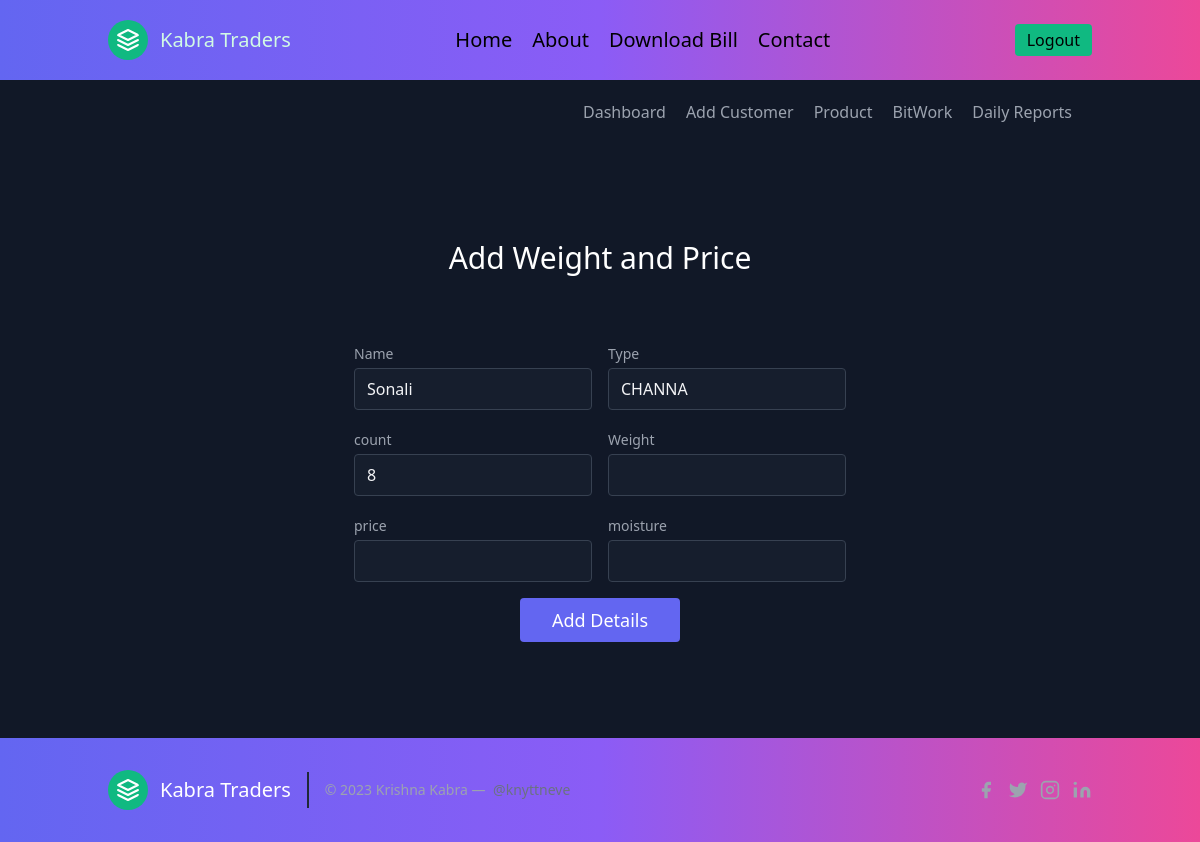
Page /weightprice/1 (signed in) on the committed database.
### app.py (models this page shows)
class customer(db.Model):
    sno = db.Column(db.Integer, primary_key=True)
    name = db.Column(db.String(80), unique=False, nullable=False)
    gaav = db.Column(db.String(80), unique=False, nullable=False)
    ptype = db.Column(db.String(80), unique=False, nullable=False)
    count = db.Column(db.Integer, unique=False, nullable=False)
    dname = db.Column(db.String(80), unique=False, nullable=False)
    phone = db.Column(db.String(12), unique=False, nullable=True)
    rate = db.Column(db.Integer, unique=False, nullable=True)
    total = db.Column(db.Integer, unique=False, nullable=True)
    weight = db.Column(db.Numeric(10, 2), unique=False, nullable=True)
    hamali = db.Column(db.Integer, unique=False, nullable=True)
    battav = db.Column(db.Integer, unique=False, nullable=True)
    moisture = db.Column(db.Integer, unique=False, nullable=True)
    date = db.Column(db.String(120), unique=False, nullable=True)

### app.py (the view, shortened to what this page needs)
@app.route("/weightprice/<string:sno>", methods=["GET", "POST"])
def weightprice(sno):
    if 'user' in session and session['user'] == True:
        data = customer.query.filter_by(sno=sno).first()
        return render_template("weightprice.html", data=data)

### templates/weightprice.html
{% extends "layout.html" %}
{% block body %}
<header class="text-gray-400 bg-gray-900 body-font">
  <div class="container mx-auto flex flex-wrap p-5 flex-col md:flex-row items-center">
    <nav class="md:ml-auto flex flex-wrap items-center text-base justify-center">
      <a class="mr-5 hover:text-white" href="/dashboard">Dashboard</a>
      <a class="mr-5 hover:text-white" href="/addcustomer">Add Customer</a>
      <a class="mr-5 hover:text-white" href="/product">Product</a>
      <a class="mr-5 hover:text-white" href="/bitwork">BitWork</a>
      <a class="mr-5 hover:text-white" href="/dailyreport">Daily Reports</a>
    </nav>
  </div>
</header>
<section class="text-gray-400 bg-gray-900 body-font relative">
  <div class="container px-5 py-24 mx-auto">
    <div class="flex flex-col text-center w-full mb-12">
      <h1 class="sm:text-3xl text-2xl font-medium title-font mb-4 text-white">Add Weight and Price
      </h1>
    </div>
    <form action="/weightprice/{{data.sno}}" method="post">
    <div class="lg:w-1/2 md:w-2/3 mx-auto">
      <div class="flex flex-wrap -m-2">
        <div class="p-2 w-1/2">
          <div class="relative">
            <label for="name" class="leading-7 text-sm text-gray-400">Name</label>
            <input type="text" id="name" name="name" class="w-full bg-gray-800 bg-opacity-40 rounded border border-gray-700 focus:border-indigo-500 focus:bg-gray-900 focus:ring-2 focus:ring-indigo-900 text-base outline-none text-gray-100 py-1 px-3 leading-8 transition-colors duration-200 ease-in-out" value="{{data.name}}" readonly />
          </div>
        </div>
        <div class="p-2 w-1/2">
          <div class="relative">
            <label for="type" class="leading-7 text-sm text-gray-400">Type</label>
            <input type="text" id="type" name="type" class="w-full bg-gray-800 bg-opacity-40 rounded border border-gray-700 focus:border-indigo-500 focus:bg-gray-900 focus:ring-2 focus:ring-indigo-900 text-base outline-none text-gray-100 py-1 px-3 leading-8 transition-colors duration-200 ease-in-out" value="{{data.ptype}}" readonly/>
          </div>
        </div>
        <div class="p-2 w-1/2">
          <div class="relative">
            <label for="count" class="leading-7 text-sm text-gray-400">count</label>
            <input type="text" id="count" name="count"
              class="w-full bg-gray-800 bg-opacity-40 rounded border border-gray-700 focus:border-indigo-500 focus:bg-gray-900 focus:ring-2 focus:ring-indigo-900 text-base outline-none text-gray-100 py-1 px-3 leading-8 transition-colors duration-200 ease-in-out" value="{{data.count}}" readonly/>
          </div>
        </div>
        <div class="p-2 w-1/2">
          <div class="relative">
            <label for="weight" class="leading-7 text-sm text-gray-400">Weight</label>
            <input type="text" id="weight" name="weight"
              class="w-full bg-gray-800 bg-opacity-40 rounded border border-gray-700 focus:border-indigo-500 focus:bg-gray-900 focus:ring-2 focus:ring-indigo-900 text-base outline-none text-gray-100 py-1 px-3 leading-8 transition-colors duration-200 ease-in-out" />
          </div>
        </div>
        <div class="p-2 w-1/2">
          <div class="relative">
            <label for="price" class="leading-7 text-sm text-gray-400">price</label>
            <input type="number" id="price" name="price"
              class="w-full bg-gray-800 bg-opacity-40 rounded border border-gray-700 focus:border-indigo-500 focus:bg-gray-900 focus:ring-2 focus:ring-indigo-900 text-base outline-none text-gray-100 py-1 px-3 leading-8 transition-colors duration-200 ease-in-out" />
          </div>
        </div>
        <div class="p-2 w-1/2">
          <div class="relative">
            <label for="moisture" class="leading-7 text-sm text-gray-400">moisture</label>
            <input type="number" id="moisture" name="moisture"
              class="w-full bg-gray-800 bg-opacity-40 rounded border border-gray-700 focus:border-indigo-500 focus:bg-gray-900 focus:ring-2 focus:ring-indigo-900 text-base outline-none text-gray-100 py-1 px-3 leading-8 transition-colors duration-200 ease-in-out" />
          </div>
        </div>
        <div class="p-2 w-full">
          <button type="submit"
            class="flex mx-auto text-white bg-indigo-500 border-0 py-2 px-8 focus:outline-none hover:bg-indigo-600 rounded text-lg">
            Add Details
          </button>
        </div>
      </div>
    </div>
  </form>
  </div>
</section>
{% endblock %}

### rows in the picture
customer: name "Sonali", type "CHANNA", count "8"
